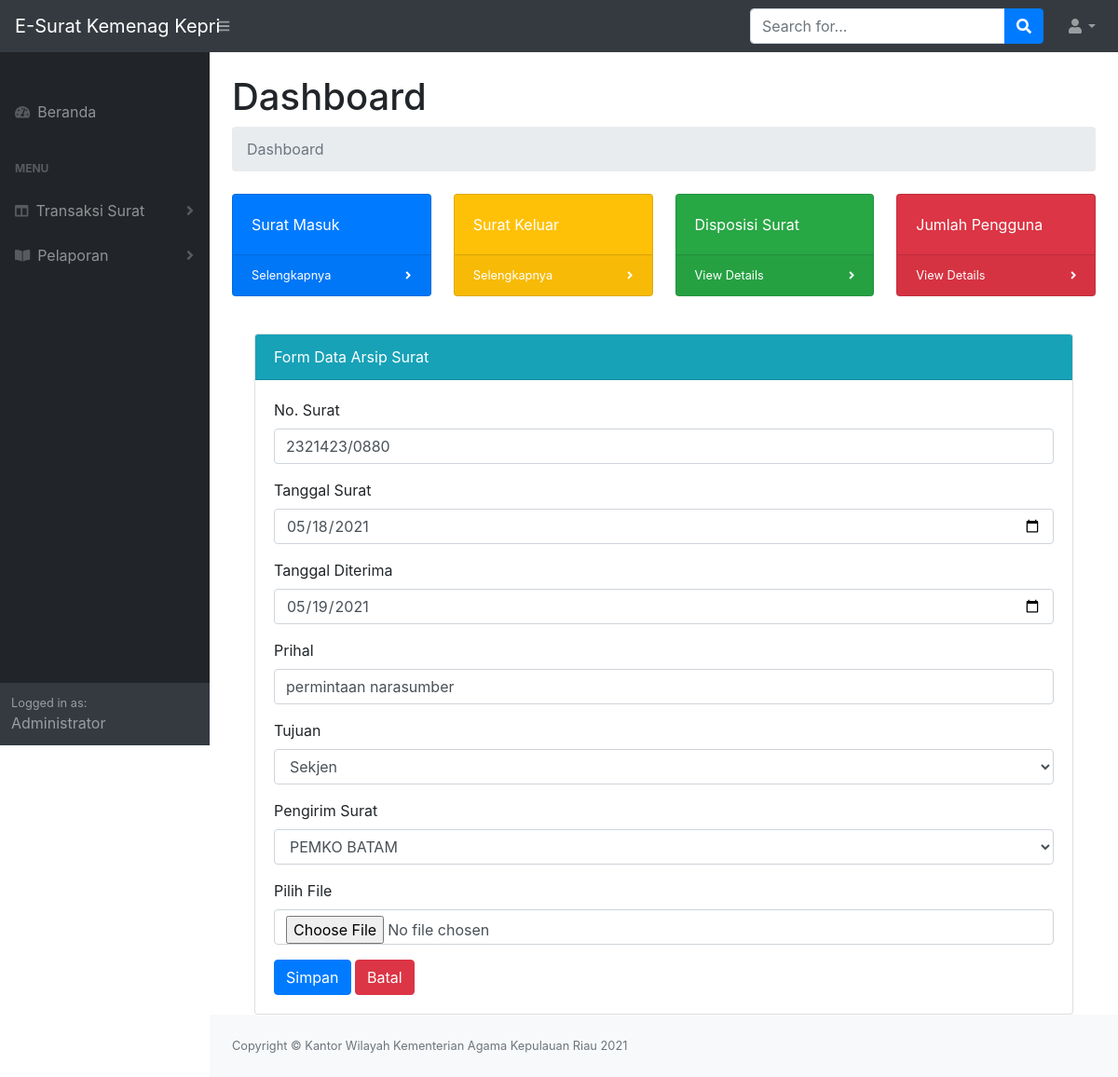
Screenshot of /admin.php?halaman=surat_masuk&hal=edit&id=11 (signed in) with the database file from the repository.
### tables this page shows
CREATE TABLE `tbl_suratmasuk` (
  `id_arsip` int(11) NOT NULL,
  `no_surat` varchar(30) NOT NULL,
  `tanggal_surat` date NOT NULL,
  `tanggal_diterima` date NOT NULL,
  `prihal` varchar(100) NOT NULL,
  `id_disposisi` int(11) NOT NULL,
  `id_pengirim` int(11) NOT NULL,
  `file` text NOT NULL
);

CREATE TABLE `tbl_disposisi` (
  `id_disposisi` int(11) NOT NULL,
  `nama_disposisi` varchar(50) NOT NULL
);

CREATE TABLE `tbl_pengirim_surat` (
  `id_pengirim_surat` int(11) NOT NULL,
  `nama_pengirim` varchar(50) NOT NULL,
  `alamat` text NOT NULL,
  `no_hp` varchar(20) NOT NULL,
  `email` varchar(30) NOT NULL
);

### admin.php (called while the page is built, shortened)
<?php include "template/header.php"; ?>
<?php include "content.php"; ?>
<?php include "template/footer.php"; ?>

### modul/arsip/form.php (the view, shortened to what this page needs)
<?php
	if(isset($_GET['hal']))
	{
		if($_GET['hal'] == "edit")
		{
			$tampil = mysqli_query($koneksi, "SELECT
    				  	tbl_suratmasuk.*,
    				  	tbl_disposisi.nama_disposisi,
    				  	tbl_pengirim_surat.nama_pengirim, tbl_pengirim_surat.no_hp
    				  FROM
    				  	tbl_suratmasuk, tbl_disposisi, tbl_pengirim_surat
    				  WHERE
    				  	tbl_suratmasuk.id_disposisi = tbl_disposisi.id_disposisi
    				  	and tbl_suratmasuk.id_pengirim = tbl_pengirim_surat.id_pengirim_surat
					    and tbl_suratmasuk.id_arsip='$_GET[id]'");
			$data = mysqli_fetch_array($tampil);
			if($data)
			{
				$vno_surat = $data['no_surat'];
				$vtanggal_surat = $data['tanggal_surat'];
				$vtanggal_diterima = $data['tanggal_diterima'];
				$vprihal = $data['prihal'];
				$vid_disposisi = $data['id_disposisi'];
				$vnama_disposisi = $data['nama_disposisi'];
				$vid_pengirim = $data['id_pengirim'];
				$vnama_pengirim = $data['nama_pengirim'];
				$vfile = $data['file'];
			}
		}
	}
?>
<div class="card mt-3">
  <div class="card-header bg-info text-white ">
    Form Data Arsip Surat
  </div>
  <div class="card-body">
    <form method="post" action="" enctype="multipart/form-data" >
	  <div class="form-group">
	    <label for="no_surat">No. Surat</label>
	    <input type="text" class="form-control" id="no_surat" name="no_surat" value="<?=@$vno_surat?>">
	  </div>
	  <div class="form-group">
	    <label for="tanggal_surat">Tanggal Surat</label>
	    <input type="date" class="form-control" id="tanggal_surat" name="tanggal_surat" value="<?=@$vtanggal_surat?>">
	  </div>
	  <div class="form-group">
	    <label for="tanggal_diterima">Tanggal Diterima</label>
	    <input type="date" class="form-control" id="tanggal_diterima" name="tanggal_diterima" value="<?=@$vtanggal_diterima?>">
	  </div>
	  <div class="form-group">
	    <label for="prihal">Prihal</label>
	    <input type="text" class="form-control" id="prihal" name="prihal" value="<?=@$vprihal?>">
	  </div>
	  <div class="form-group">
	    <label for="id_disposisi">Tujuan</label>
	   	<select class="form-control" name="id_disposisi">
	   		<option value="<?=@$vid_disposisi?>"><?=@$vnama_disposisi?></option>
	   	</select>
	  </div>
	  <div class="form-group">
	    <label for="id_pengirim">Pengirim Surat</label>
	   	<select class="form-control" name="id_pengirim">
	   		<option value="<?=@$vid_pengirim?>"><?=@$vnama_pengirim?></option>
	   	</select>
	  </div>
	  <div class="form-group">
	    <label for="file">Pilih File</label>
	    <input type="file" class="form-control" id="file" name="file" value="<?=@$vfile?>">
	  </div>
	  <button type="submit" name="bsimpan" class="btn btn-primary">Simpan</button>
	  <button type="reset" name="bbatal" class="btn btn-danger">Batal</button>
	</form>
  </div>
</div>

### rows the page displays
tbl_suratmasuk: no_surat "2321423/0880", tanggal_surat "05/18/2021", tanggal_diterima "05/19/2021", prihal "permintaan narasumber", id_disposisi "Sekjen", id_pengirim "PEMKO BATAM"
